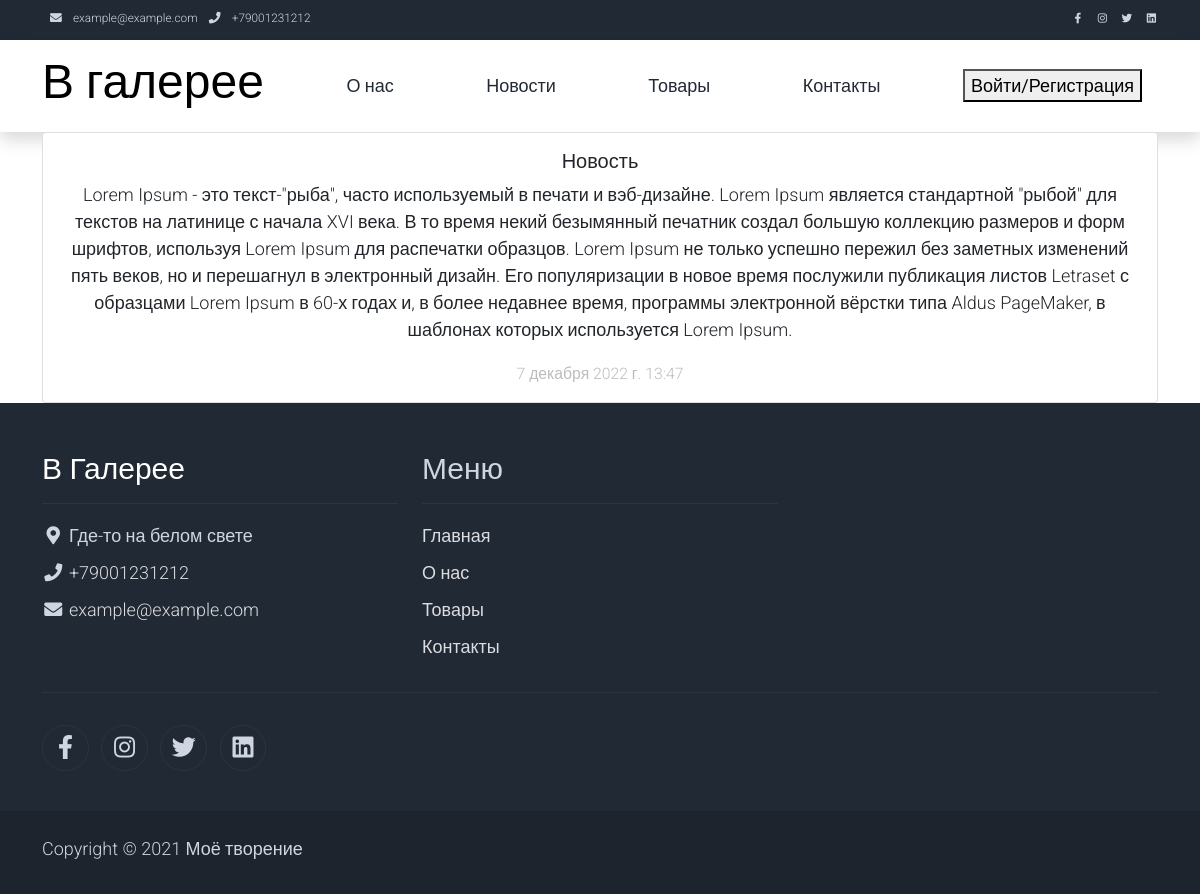
Screenshot of /news/1 with the database file from the repository.
### main/models.py (models this page shows, shortened)
class News(models.Model):
    title = models.CharField(max_length=255)
    Description = models.TextField(blank=True, null=True)
    date = models.DateTimeField(auto_now_add=True)
    class Meta:
        verbose_name = 'Новости'
        verbose_name_plural = 'Новости'
        ordering = ['date']

### main/views.py (the view)
# urls.py: path('news/<int:news_id>', views.news_one, name='news_one'),
def news_one(request, news_id):
    selected_news = get_object_or_404(News, pk=news_id)
    return render(request, 'news_one.html', context={
        'news': selected_news,
    })

### templates/news_one.html (shortened to what this page needs)
{% extends 'base.html' %}
{% block container %}
    <div class="container text-center">
        <div class="card">
            <div class="card-body">
                <h5>{{ news.title }}</h5>
                <p class="card-text">{{ news.Description }}</p>
                <p class="card-text"><small class="text-muted">{{ news.date }}</small></p>
            </div>
        </div>
    </div>
{% endblock container %}

### static/assets/css/templatemo.css (style rules this page uses)
body, ul, li, p, a, label, input, div { font-family: 'Roboto', sans-serif; font-size: 18px !important; font-weight: 300 !important; }
.text-muted { color: #bcbcbc !important; }

### rows the page displays
News: title "Новость", Description "Lorem Ipsum - это текст-\"рыба\", часто используемый в печати и вэб-дизайне. Lorem Ipsum является стандартной \"рыбой\" для текстов на латинице с начала XVI века. В то время некий безымянный печатник создал большую коллекцию размеров и форм шрифтов, используя Lorem Ipsum для распечатки образцов. Lorem Ipsum не только успешно пережил без заметных изменений пять веков, но и перешагнул в электронный дизайн. Его популяризации в новое время послужили публикация листов Letraset с образцами Lorem Ipsum в 60-х годах и, в более недавнее время, программы электронной вёрстки типа Aldus PageMaker, в шаблонах которых используется Lorem Ipsum.", date "7 декабря 2022 г. 13:47"
